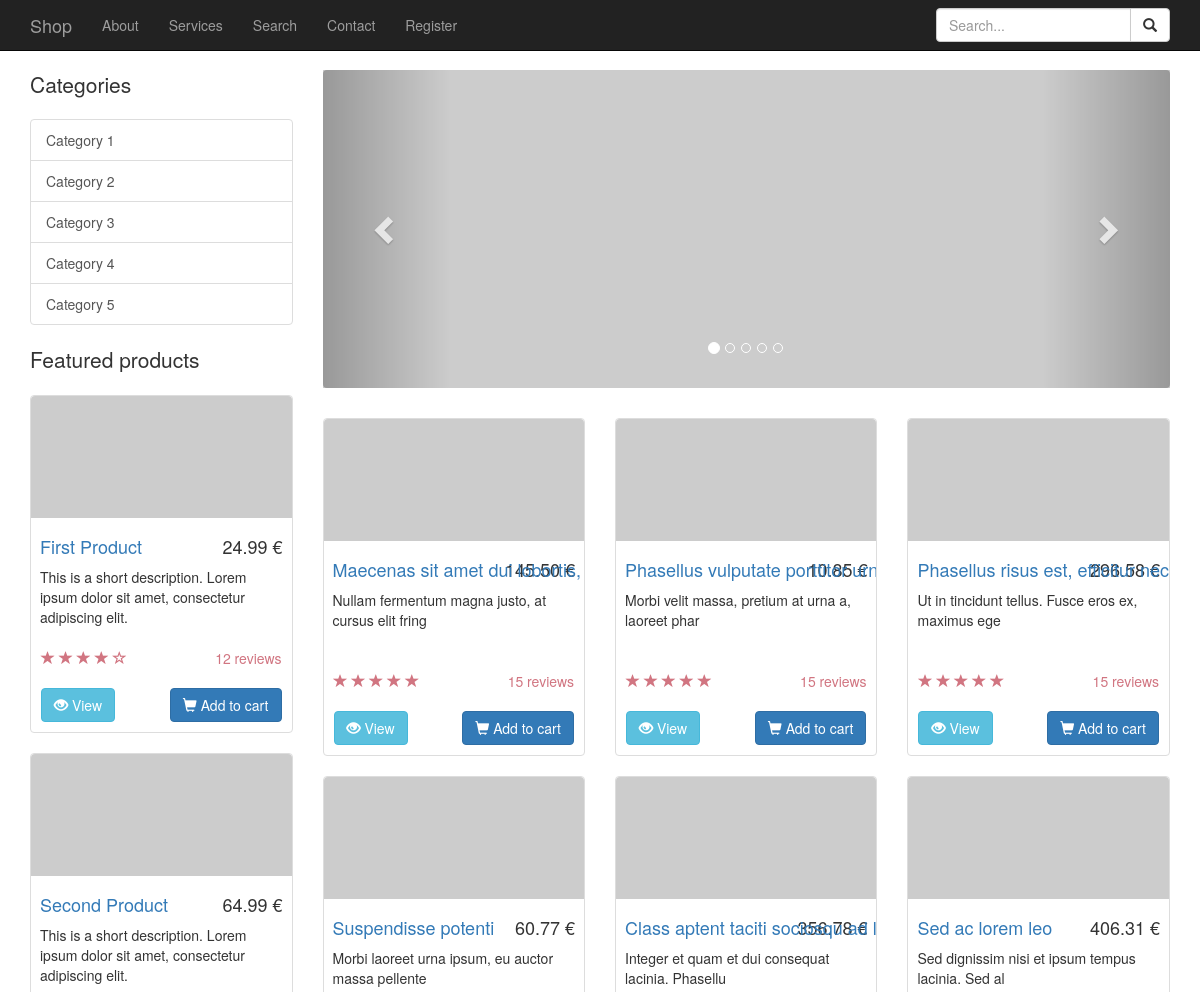
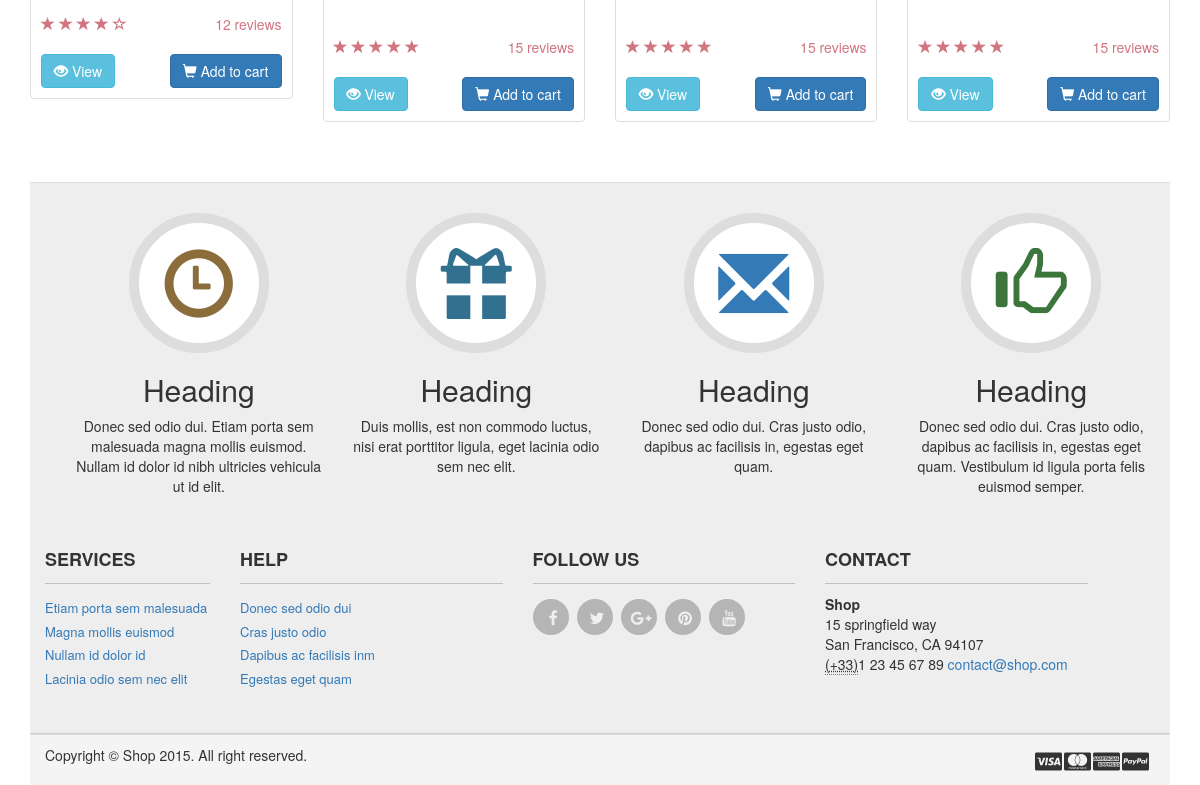
The page / on the database its author committed (2 pictures, top to bottom).
### tables this page shows
CREATE TABLE IF NOT EXISTS products (
  id int(11) NOT NULL,
  category int(3) NOT NULL,
  name varchar(255) NOT NULL,
  description text NOT NULL,
  price decimal(11,2) NOT NULL,
  picture varchar(255) DEFAULT NULL,
  rating decimal(2,1) NULL DEFAULT 0.0,
  date DATETIME NULL DEFAULT CURRENT_TIMESTAMP
);

### index.php (the view, shortened to what this page needs)
<?php
include_once 'header.php';
$last_products = $db->query('SELECT * FROM products ORDER BY date DESC LIMIT 6')->fetchAll();
?>
        <div class="row">
            <?php include_once 'sidebar.php' ?>
            <div class="col-md-9">
                <div class="row carousel-holder">
                    <div class="col-md-12">
                        <div id="carousel-example-generic" class="carousel slide" data-ride="carousel">
                            <ol class="carousel-indicators">
                                <li data-target="#carousel-example-generic" data-slide-to="0" class="active"></li>
                                <li data-target="#carousel-example-generic" data-slide-to="1"></li>
                                <li data-target="#carousel-example-generic" data-slide-to="2"></li>
                                <li data-target="#carousel-example-generic" data-slide-to="3"></li>
                                <li data-target="#carousel-example-generic" data-slide-to="4"></li>
                            </ol>
                            <div class="carousel-inner">
                                <div class="item active">
                                    <img class="slide-image" src="http://placehold.it/800x300" alt="">
                                </div>
                            </div>
                            <a class="left carousel-control" href="#carousel-example-generic" data-slide="prev">
                                <span class="glyphicon glyphicon-chevron-left"></span>
                            </a>
                            <a class="right carousel-control" href="#carousel-example-generic" data-slide="next">
                                <span class="glyphicon glyphicon-chevron-right"></span>
                            </a>
                        </div>
                    </div>
                </div>
                <div class="row">
                    <?php foreach($last_products as $product) { ?>
                    <div class="product col-sm-4 col-lg-4 col-md-4">
                        <div class="thumbnail">
                            <img src="http://placehold.it/320x150" alt="">
                            <div class="caption">
                                <h4 class="pull-right"><?= $product['price'] ?> €</h4>
                                <h4><a href="#"><?= $product['name'] ?></a>
                                </h4>
                                <p><?= substr($product['description'], 0, 50) ?></p>
                            </div>
                            <div class="ratings">
                                <p class="pull-right">15 reviews</p>
                                <p>
                                    <span class="glyphicon glyphicon-star"></span>
                                    <span class="glyphicon glyphicon-star"></span>
                                    <span class="glyphicon glyphicon-star"></span>
                                    <span class="glyphicon glyphicon-star"></span>
                                    <span class="glyphicon glyphicon-star"></span>
                                </p>
                            </div>
                            <div class="btns clearfix">
                                <a class="btn btn-info pull-left" href="product.html"><span class="glyphicon glyphicon-eye-open"></span> View</a>
                                <a class="btn btn-primary pull-right" href="product.html"><span class="glyphicon glyphicon-shopping-cart"></span> Add to cart</a>
                            </div>
                        </div>
                    </div>
                    <?php } ?>
                </div>
            </div>
        </div>
<?php include_once 'footer.php' ?>

### header.php (shortened to what this page needs)
<!DOCTYPE html>
<html lang="en">
<head>
    <link href="css/bootstrap.min.css" rel="stylesheet">
    <link href="css/bootstrap-slider.css" rel="stylesheet">
    <link href="//maxcdn.bootstrapcdn.com/font-awesome/4.2.0/css/font-awesome.min.css" rel="stylesheet">
    <link href="css/shop.css" rel="stylesheet">
</head>
<body>
    <?php include_once 'navbar.php' ?>
    <div class="container">

### navbar.php (shortened to what this page needs)
<nav class="navbar navbar-inverse navbar-fixed-top" role="navigation">
    <div class="container">
        <div class="navbar-header">
            <a class="navbar-brand" href="index.html">Shop</a>
        </div>
        <div class="collapse navbar-collapse" id="bs-example-navbar-collapse-1">
            <ul class="nav navbar-nav">
                <li><a href="page.html">About</a></li>
                <li><a href="page.html">Services</a></li>
                <li><a href="search.html">Search</a></li>
                <li><a href="form.html">Contact</a></li>
                <li><a href="form.html">Register</a></li>
            </ul>
            <form class="navbar-form navbar-right" role="search" action="search.html" method="GET">
                <div class="input-group">
                    <input type="text" name="q" class="form-control" placeholder="Search...">
                    <span class="input-group-btn">
                        <button class="btn btn-default" type="submit"><span class=" glyphicon glyphicon-search"></span></button>
                    </span>
                </div>
            </form>
        </div>
    </div>
</nav>

### sidebar.php
<div class="col-md-3">
    <p class="lead">Categories</p>
    <div class="list-group">
        <a href="#" class="list-group-item">Category 1</a>
        <a href="#" class="list-group-item">Category 2</a>
        <a href="#" class="list-group-item">Category 3</a>
        <a href="#" class="list-group-item">Category 4</a>
        <a href="#" class="list-group-item">Category 5</a>
    </div>
    <p class="lead">Featured products</p>
    <div class="product">
        <div class="thumbnail">
            <img src="http://placehold.it/320x150" alt="">
            <div class="caption">
                <h4 class="pull-right">24.99 €</h4>
                <h4><a href="#">First Product</a>
                </h4>
                <p>This is a short description. Lorem ipsum dolor sit amet, consectetur adipiscing elit.</p>
            </div>
            <div class="ratings">
                <p class="pull-right">12 reviews</p>
                <p>
                    <span class="glyphicon glyphicon-star"></span>
                    <span class="glyphicon glyphicon-star"></span>
                    <span class="glyphicon glyphicon-star"></span>
                    <span class="glyphicon glyphicon-star"></span>
                    <span class="glyphicon glyphicon-star-empty"></span>
                </p>
            </div>
            <div class="btns clearfix">
                <a class="btn btn-info pull-left" href=""><span class="glyphicon glyphicon-eye-open"></span> View</a>
                <a class="btn btn-primary pull-right" href=""><span class="glyphicon glyphicon-shopping-cart"></span> Add to cart</a>
            </div>
        </div>
    </div>
    <div class="product">
        <div class="thumbnail">
            <img src="http://placehold.it/320x150" alt="">
            <div class="caption">
                <h4 class="pull-right">64.99 €</h4>
                <h4><a href="#">Second Product</a>
                </h4>
                <p>This is a short description. Lorem ipsum dolor sit amet, consectetur adipiscing elit.</p>
            </div>
            <div class="ratings">
                <p class="pull-right">12 reviews</p>
                <p>
                    <span class="glyphicon glyphicon-star"></span>
                    <span class="glyphicon glyphicon-star"></span>
                    <span class="glyphicon glyphicon-star"></span>
                    <span class="glyphicon glyphicon-star"></span>
                    <span class="glyphicon glyphicon-star-empty"></span>
                </p>
            </div>
            <div class="btns clearfix">
                <a class="btn btn-info pull-left" href=""><span class="glyphicon glyphicon-eye-open"></span> View</a>
                <a class="btn btn-primary pull-right" href=""><span class="glyphicon glyphicon-shopping-cart"></span> Add to cart</a>
            </div>
        </div>
    </div>
</div>

### footer.php (shortened to what this page needs)
    </div>
    <div class="container">
        <footer>
            <div class="footer" id="footer">
                <div class="container">
                    <div class="row marketing">
                        <div class="col-lg-3 text-center">
                            <div class="img-circle">
                                <span class="glyphicon glyphicon-time text-warning"></span>
                            </div>
                            <h2>Heading</h2>
                            <p>Donec sed odio dui. Etiam porta sem malesuada magna mollis euismod. Nullam id dolor id nibh ultricies vehicula ut id elit.</p>
                        </div>
                        <div class="col-lg-3 text-center">
                            <div class="img-circle">
                                <span class="glyphicon glyphicon-gift text-info"></span>
                            </div>
                            <h2>Heading</h2>
                            <p>Duis mollis, est non commodo luctus, nisi erat porttitor ligula, eget lacinia odio sem nec elit.</p>
                        </div>
                        <div class="col-lg-3 text-center">
                            <div class="img-circle">
                                <span class="glyphicon glyphicon-envelope text-primary"></span>
                            </div>
                            <h2>Heading</h2>
                            <p>Donec sed odio dui. Cras justo odio, dapibus ac facilisis in, egestas eget quam.</p>
                        </div>
                         <div class="col-lg-3 text-center">
                            <div class="img-circle">
                                <span class="glyphicon glyphicon-thumbs-up text-success"></span>
                            </div>
                            <h2>Heading</h2>
                            <p>Donec sed odio dui. Cras justo odio, dapibus ac facilisis in, egestas eget quam. Vestibulum id ligula porta felis euismod semper.</p>
                        </div>
                    </div>
                    <div class="row">
                        <div class="col-lg-2  col-md-2 col-sm-4 col-xs-6">
                            <h3>Services</h3>
                            <ul>
                                <li> <a href="#">Etiam porta sem malesuada</a> </li>
                                <li> <a href="#">Magna mollis euismod</a> </li>
                                <li> <a href="#">Nullam id dolor id</a> </li>
                                <li> <a href="#">Lacinia odio sem nec elit</a> </li>
                            </ul>
                        </div>
                        <div class="col-lg-3  col-md-2 col-sm-4 col-xs-6">
                            <h3>Help</h3>
                            <ul>
                                <li> <a href="#">Donec sed odio dui</a> </li>
                                <li> <a href="#">Cras justo odio</a> </li>
                                <li> <a href="#">Dapibus ac facilisis inm</a> </li>
                                <li> <a href="#">Egestas eget quam</a> </li>
                            </ul>
                        </div>
                        <div class="col-lg-3  col-md-3 col-sm-6 col-xs-12 ">
                            <h3>Follow Us</h3>
                            <ul class="social">
                                <li class="facebook"> <a href="#"> <i class="fa fa-facebook">   </i> </a> </li>
                                <li class="twitter"> <a href="#"> <i class="fa fa-twitter">   </i> </a> </li>
                                <li class="google-plus"> <a href="#"> <i class="fa fa-google-plus">   </i> </a> </li>
                                <li class="pinterest"> <a href="#"> <i class="fa fa-pinterest">   </i> </a> </li>
                                <li class="youtube"> <a href="#"> <i class="fa fa-youtube">   </i> </a> </li>
                            </ul>
                        </div>
                        <div class="col-lg-3  col-md-2 col-sm-4 col-xs-6">
                            <h3>Contact</h3>
                            <address>
                                <strong>Shop</strong><br>
                                15 springfield way<br>
                                San Francisco, CA 94107<br>
                                <abbr title="Phone">(+33)</abbr>1 23 45 67 89
                                <a href="mailto:contact@shop.com">contact@shop.com</a>
                            </address>
                        </div>
                    </div>
                </div>
            </div>
            <div class="footer-bottom">
                <div class="container">
                    <div class="row">
                        <div class="col-lg-6">Copyright © Shop <?= date('Y') ?>. All right reserved.</div>
                        <div class="col-lg-6">
                            <div class="pull-right">
                                <ul class="nav nav-pills payments">
                                    <li><i class="fa fa-cc-visa"></i></li>
                                    <li><i class="fa fa-cc-mastercard"></i></li>
                                    <li><i class="fa fa-cc-amex"></i></li>
                                    <li><i class="fa fa-cc-paypal"></i></li>
                                </ul>
                            </div>
                        </div>
                    </div>
                </div>
            </div>
        </footer>
    </div>
</body>
</html>

### css/shop.css (style rules this page uses)
body { padding-top: 70px; }
.slide-image { width: 100%; }
.carousel-holder { margin-bottom: 30px; }
.carousel-control, .item { border-radius: 4px; }
.caption { height: 130px; overflow: hidden; }
.caption h4 { white-space: nowrap; }
.thumbnail img { width: 100%; border-radius: 4px 4px 0 0; }
.ratings { padding-right: 10px; padding-left: 10px; color: #d17581; }
.btns { text-align: center; padding: 10px; }
.thumbnail { padding: 0; }
.footer { height: auto; margin-top: 40px; padding-bottom: 30px; position: relative; width: 100%; border-bottom: 1px solid #CCCCCC; border-top: 1px solid #dddddd; background: rgba(200,200,200,0.3); }
.footer .marketing { padding: 30px; }
.footer .marketing .img-circle { width: 140px; height: 140px; margin: 0 auto; background-color: #FFF; border: 10px solid #dddddd; }
.footer .marketing .img-circle .glyphicon { font-size: 71px; text-align: center; margin-top: 25px; }
.footer p { margin: 0; }
.footer h3 { border-bottom: 1px solid #BAC1C8; font-size: 18px; font-weight: 600; line-height: 27px; padding: 0 0 10px; text-transform: uppercase; }
.footer ul { font-size: 13px; list-style-type: none; margin-left: 0; padding-left: 0; margin-top: 15px; }
.footer ul li a { padding: 0 0 5px 0; display: block; }
.social li { background: none repeat scroll 0 0 #B5B5B5; border: 2px solid #B5B5B5; -webkit-border-radius: 50%; -moz-border-radius: 50%; -o-border-radius: 50%; -ms-border-radius: 50%; border-radius: 50%; float: left; height: 36px; line-height: 36px; margin: 0 8px 0 0; padding: 0; text-align: center; width: 36px; transition: all 0.5s ease 0s; -moz-transition: all 0.5s ease 0s; -webkit-transition: all 0.5s ease 0s; -ms-transition: all 0.5s ease 0s; -o-transition: all 0.5s ease 0s; }
.social li a { color: #EDEFF1; }
.social li a i { font-size: 16px; margin: 0 0 0 5px; color: #EDEFF1 !important; }
.footer-bottom { background: rgba(200,200,200,0.2); border-top: 1px solid #DDDDDD; padding-top: 10px; padding-bottom: 10px; }
.payments { width: 150px; font-size: 1.5em; }

### rows shown on the page
products: price "145.50", name "Maecenas sit amet dui lobortis,…", description "Nullam fermentum magna justo, at cursus elit fring"
products: price "10.85", name "Phasellus vulputate porttitor…", description "Morbi velit massa, pretium at urna a, laoreet phar"
products: price "296.58", name "Phasellus risus est, efficitur nec…", description "Ut in tincidunt tellus. Fusce eros ex, maximus ege"
products: price "60.77", name "Suspendisse potenti", description "Morbi laoreet urna ipsum, eu auctor massa pellente"
products: price "356.78", name "Class aptent taciti sociosqu ad…", description "Integer et quam et dui consequat lacinia. Phasellu"
products: price "406.31", name "Sed ac lorem leo", description "Sed dignissim nisi et ipsum tempus lacinia. Sed al"
